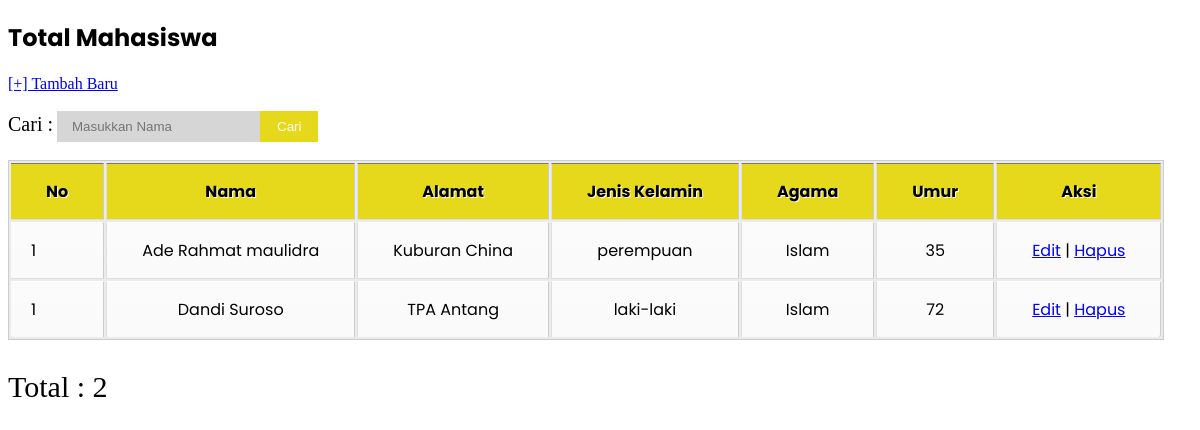
The page /tampil.php on the database its author committed.
### tables this page shows
CREATE TABLE `mahasiswa` (
  `id` int(11) NOT NULL,
  `nama` varchar(65) NOT NULL,
  `alamat` varchar(255) NOT NULL,
  `jenis_kelamin` varchar(15) NOT NULL,
  `agama` varchar(15) NOT NULL,
  `Umur` varchar(24) NOT NULL
);

### tampil.php (the view, shortened to what this page needs)
<?php include("koneksi.php"); ?>
<!DOCTYPE html>
<html>
<head>
    <link rel="stylesheet" href="style.css">
</head>
<body class="form">
    <header>
        <h2>Total Mahasiswa</h2>
    </header>
    <nav>
        <a class="tambah" href="mahasiswa.php">[+] Tambah Baru</a>
    </nav>
<br>
    <form  action="tampil.php" method="get">
	<label class="cari">Cari :</label>
	<input class="search" type="text" name="cari" placeholder="Masukkan Nama">
	<input class="button" type="submit" value="Cari">
</form>
 <br>
<table border="1">
	<tr>
		<th>No</th>
		<th>Nama</th>
        <th>Alamat</th>
        <th>Jenis Kelamin</th>
        <th>Agama</th>
        <th>Umur</th>
        <th>Aksi</th>
	</tr>
	<?php
	if(isset($_GET['cari'])){
		$cari = $_GET['cari'];
		$data = mysqli_query($koneksi,"select * from mahasiswa where nama like '%".$cari."%'");
	}else{
		$data = mysqli_query($koneksi,"select * from mahasiswa");
	}
	$no = 1;
	while($d = mysqli_fetch_array($data)){
        echo "<tr>";
        echo "<td>".$no."</td>";
        echo "<td>".$d['nama']."</td>";
        echo "<td>".$d['alamat']."</td>";
        echo "<td>".$d['jenis_kelamin']."</td>";
        echo "<td>".$d['agama']."</td>";
        echo "<td>".$d['Umur']."</td>";
        echo "<td>";
        echo "<a href='edit.php?id=".$d['id']."'>Edit</a> | ";
        echo "<a href='hapus.php?id=".$d['id']."'>Hapus</a>";
        echo "</td>";
        echo "</tr>";
 } ?>
</table>
<p style="font-size: 30px;">Total : <?php echo mysqli_num_rows($data) ?> </p>
    </body>
</html>

### style.css (style rules this page uses)
h2 { font-family: 'Poppins', sans-serif; }
table { font-family: 'Poppins', sans-serif; color: black; text-shadow: 1px 1px 0px #fff; background: #eaebec; border: #ccc 1px solid; }
table th { padding: 15px 35px; border-left:1px solid #e0e0e0; border-bottom: 1px solid #e0e0e0; background: #e6d91c; }
table th:first-child { border-left:none; }
table tr { text-align: center; padding-left: 20px; }
table td:first-child { text-align: left; padding-left: 20px; border-left: 0; }
table td { padding: 15px 35px; border-top: 1px solid #ffffff; border-bottom: 1px solid #e0e0e0; border-left: 1px solid #e0e0e0; background: #fafafa; background: -webkit-gradient(linear, left top, left bottom, from(#fbfbfb), to(#fafafa)); background: -moz-linear-gradient(top, #fbfbfb, #fafafa); }
table tr:last-child td { border-bottom: 0; }
table tr:last-child td:first-child { -moz-border-radius-bottomleft: 3px; -webkit-border-bottom-left-radius: 3px; border-bottom-left-radius: 3px; }
table tr:last-child td:last-child { -moz-border-radius-bottomright: 3px; -webkit-border-bottom-right-radius: 3px; border-bottom-right-radius: 3px; }
.search { padding:8px 15px; background:rgba(50, 50, 50, 0.2); border:0px solid #dbdbdb; }
.button { position:relative; padding:6px 15px; left:-8px; border:2px solid #e6d91c; background-color:#e6d91c; color:#fafafa; }
.cari { font-size: 20px; }

### rows shown on the page
mahasiswa: nama "Ade Rahmat maulidra", alamat "Kuburan China", jenis_kelamin "perempuan", agama "Islam", Umur "35"
mahasiswa: nama "Dandi Suroso", alamat "TPA Antang", jenis_kelamin "laki-laki", agama "Islam", Umur "72"

### other values the page prints
mysqli_num_rows($data) "2"
